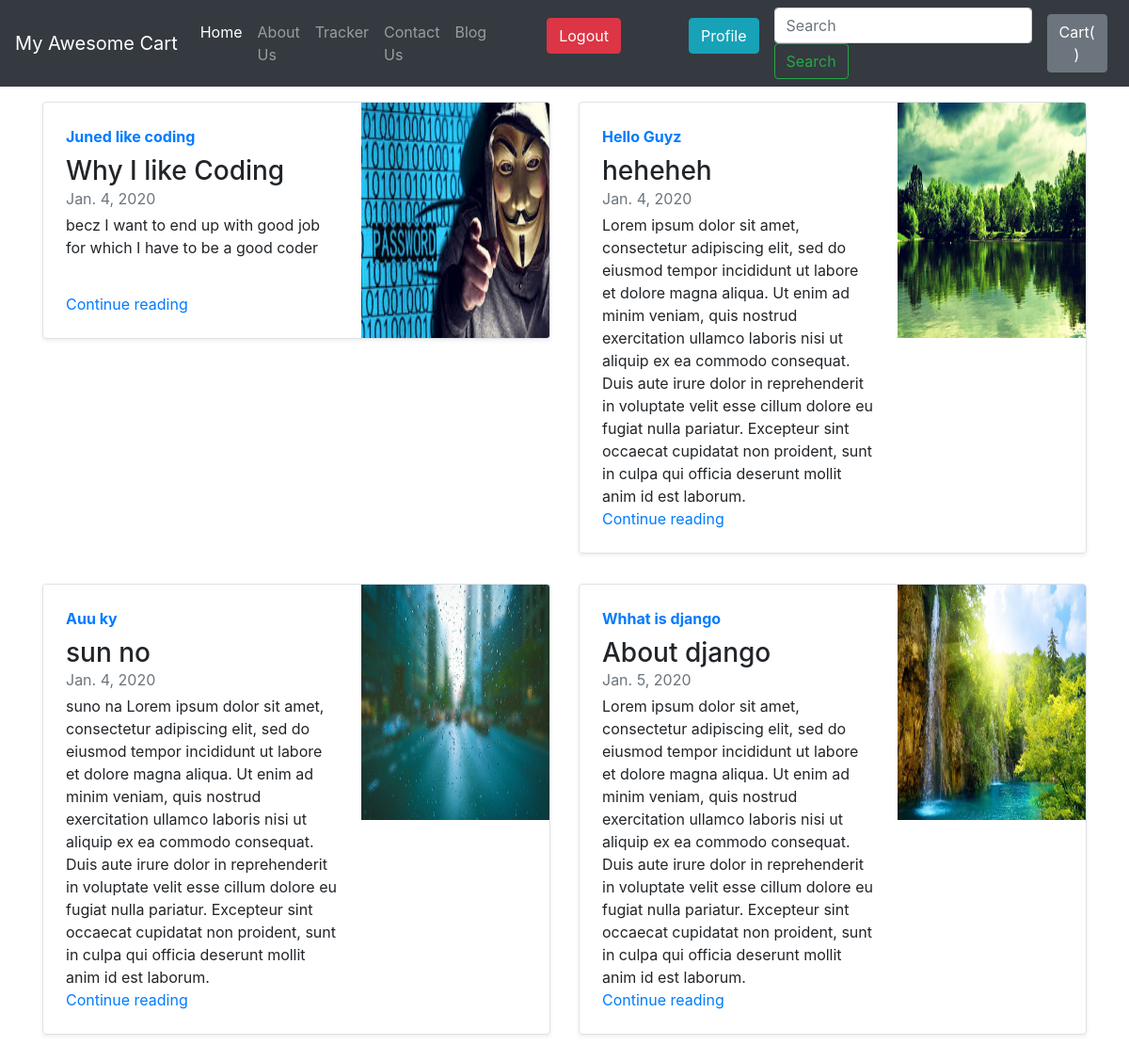
Page /blog/ (signed in) on the committed database.
### blog/models.py (models this page shows)
class Blogpost(models.Model):
    post_id = models.AutoField(primary_key=True)
    title = models.CharField(max_length=50)
    pub_name = models.CharField(max_length=50, default="")
    head0 = models.CharField(max_length=500, default="")
    chead0 = models.CharField(max_length=5000, default="")
    head1 = models.CharField(max_length=500, default="")
    chead1 = models.CharField(max_length=5000, default="")
    head2 = models.CharField(max_length=500, default="")
    chead2 = models.CharField(max_length=5000, default="")
    pub_date = models.DateField()
    thumbnail = models.ImageField(upload_to='shop/images', default="")
    def __str__(self):
        return self.title

### blog/views.py (the view)
# urls.py: path("",views.index, name="BlogHome"),
def index(request):
	myposts=Blogpost.objects.all()
	print(myposts)
	return render(request,'blog/index.html',{'myposts':myposts})

### blog/templates/blog/index.html (shortened to what this page needs)
{% extends 'blog/basic.html' %}
{% block body %}
<div class="container mt-3">
    <div class="row my-2">
        {% for item in myposts %}
        <div class="col-md-6">
            <div class="row no-gutters border rounded overflow-hidden flex-md-row mb-4 shadow-sm h-md-250 position-relative">
                <div class="col p-4 d-flex flex-column position-static">
                    <strong class="d-inline-block mb-2 text-primary">{{item.title}}</strong>
                    <h3 class="mb-0">{{item.head0}}</h3>
                    <div class="mb-1 text-muted">{{item.pub_date}}</div>
                    <p class="card-text mb-auto">{{item.chead0}}</p>
                    <a href="blogpost/{{item.post_id}}" class="stretched-link">Continue reading</a>
                </div>
                <div class="col-auto d-none d-lg-block">
                    <img src='/media/{{item.thumbnail}}' class="bd-placeholder-img" width="200" height="250" xmlns="http://www.w3.org/2000/svg" preserveAspectRatio="xMidYMid slice" focusable="false" role="img" aria-label="Placeholder: Thumbnail" />
                </div>
            </div>
        </div>
        {% if forloop.counter|divisibleby:2 %}
    </div>
    <div class="row my-2">
        {% endif %}
        {% endfor %}
    </div>
    {% endblock %}

### rows in the picture
Blogpost: title "Juned like coding", head0 "Why I like Coding", pub_date "Jan. 4, 2020", chead0 "becz I want to end up with good job for which I have to be a good coder", thumbnail (picture)
Blogpost: title "Hello Guyz", head0 "heheheh", pub_date "Jan. 4, 2020", chead0 "Lorem ipsum dolor sit amet, consectetur adipiscing elit, sed do eiusmod tempor incididunt ut labore et dolore magna aliqua. Ut enim ad minim veniam, quis nostrud exercitation ullamco laboris nisi ut aliquip ex ea commodo consequat. Duis aute irure dolor in reprehenderit in voluptate velit esse cillum dolore eu fugiat nulla pariatur. Excepteur sint occaecat cupidatat non proident, sunt in culpa qui officia deserunt mollit anim id est laborum.", thumbnail (picture)
Blogpost: title "Auu ky", head0 "sun no", pub_date "Jan. 4, 2020", chead0 "suno na Lorem ipsum dolor sit amet, consectetur adipiscing elit, sed do eiusmod tempor incididunt ut labore et dolore magna aliqua. Ut enim ad minim veniam, quis nostrud exercitation ullamco laboris nisi ut aliquip ex ea commodo consequat. Duis aute irure dolor in reprehenderit in voluptate velit esse cillum dolore eu fugiat nulla pariatur. Excepteur sint occaecat cupidatat non proident, sunt in culpa qui officia deserunt mollit anim id est laborum.", thumbnail (picture)
Blogpost: title "Whhat is django", head0 "About django", pub_date "Jan. 5, 2020", chead0 "Lorem ipsum dolor sit amet, consectetur adipiscing elit, sed do eiusmod tempor incididunt ut labore et dolore magna aliqua. Ut enim ad minim veniam, quis nostrud exercitation ullamco laboris nisi ut aliquip ex ea commodo consequat. Duis aute irure dolor in reprehenderit in voluptate velit esse cillum dolore eu fugiat nulla pariatur. Excepteur sint occaecat cupidatat non proident, sunt in culpa qui officia deserunt mollit anim id est laborum.", thumbnail (picture)
